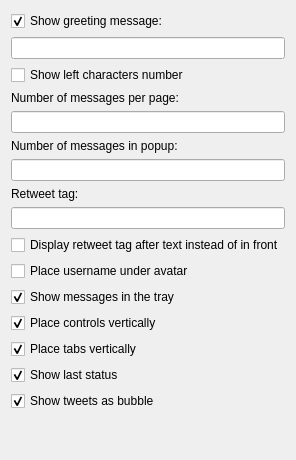
                <widget class="QWidget" name="tab">
                 <attribute name="title">
                  <string>Misc</string>
                 </attribute>
                 <layout class="QGridLayout" name="gridLayout_4">
                  <item row="0" column="0">
                   <layout class="QVBoxLayout" name="verticalLayout_4">
                    <item>
                     <widget class="QCheckBox" name="showGreetingMessageCheckBox">
                      <property name="text">
                       <string>Show greeting message:</string>
                      </property>
                      <property name="checked">
                       <bool>true</bool>
                      </property>
                     </widget>
                    </item>
                    <item>
                     <widget class="QLineEdit" name="greetingMessageLineEdit"/>
                    </item>
                    <item>
                     <widget class="QCheckBox" name="showLeftCharactersNumberCheckBox">
                      <property name="text">
                       <string>Show left characters number</string>
                      </property>
                     </widget>
                    </item>
                    <item>
                     <widget class="QLabel" name="label_4">
                      <property name="text">
                       <string>Number of messages per page:</string>
                      </property>
                     </widget>
                    </item>
                    <item>
                     <widget class="QLineEdit" name="messagesPerPageLineEdit"/>
                    </item>
                    <item>
                     <widget class="QLabel" name="label_12">
                      <property name="text">
                       <string>Number of messages in popup:</string>
                      </property>
                     </widget>
                    </item>
                    <item>
                     <widget class="QLineEdit" name="messagesInPopupLineEdit"/>
                    </item>
                    <item>
                     <widget class="QLabel" name="label_13">
                      <property name="text">
                       <string>Retweet tag:</string>
                      </property>
                     </widget>
                    </item>
                    <item>
                     <widget class="QLineEdit" name="retweetTagLineEdit"/>
                    </item>
                    <item>
                     <widget class="QCheckBox" name="retweetTagAfterTextCheckBox">
                      <property name="text">
                       <string>Display retweet tag after text instead of in front</string>
                      </property>
                     </widget>
                    </item>
                    <item>
                     <widget class="QCheckBox" name="placeUsernameUnderAvatarCheckBox">
                      <property name="text">
                       <string>Place username under avatar</string>
                      </property>
                      <property name="checked">
                       <bool>false</bool>
                      </property>
                     </widget>
                    </item>
                    <item>
                     <widget class="QCheckBox" name="showMessagesInTrayCheckBox">
                      <property name="text">
                       <string>Show messages in the tray</string>
                      </property>
                      <property name="checked">
                       <bool>true</bool>
                      </property>
                     </widget>
                    </item>
                    <item>
                     <widget class="QCheckBox" name="placeControlsVerticallyCheckBox">
                      <property name="text">
                       <string>Place controls vertically</string>
                      </property>
                      <property name="checked">
                       <bool>true</bool>
                      </property>
                     </widget>
                    </item>
                    <item>
                     <widget class="QCheckBox" name="placeTabsVerticallyCheckBox">
                      <property name="text">
                       <string>Place tabs vertically</string>
                      </property>
                      <property name="checked">
                       <bool>true</bool>
                      </property>
                     </widget>
                    </item>
                    <item>
                     <widget class="QCheckBox" name="showLastMessageCheckBox">
                      <property name="text">
                       <string>Show last status</string>
                      </property>
                      <property name="checked">
                       <bool>true</bool>
                      </property>
                     </widget>
                    </item>
                    <item>
                     <widget class="QCheckBox" name="showTweetsAsBubble">
                      <property name="text">
                       <string>Show tweets as bubble</string>
                      </property>
                      <property name="checked">
                       <bool>true</bool>
                      </property>
                     </widget>
                    </item>
                    <item>
                     <spacer name="verticalSpacer_2">
                      <property name="orientation">
                       <enum>Qt::Vertical</enum>
                      </property>
                      <property name="sizeHint" stdset="0">
                       <size>
                        <width>17</width>
                        <height>38</height>
                       </size>
                      </property>
                     </spacer>
                    </item>
                   </layout>
                  </item>
                 </layout>
                </widget>
